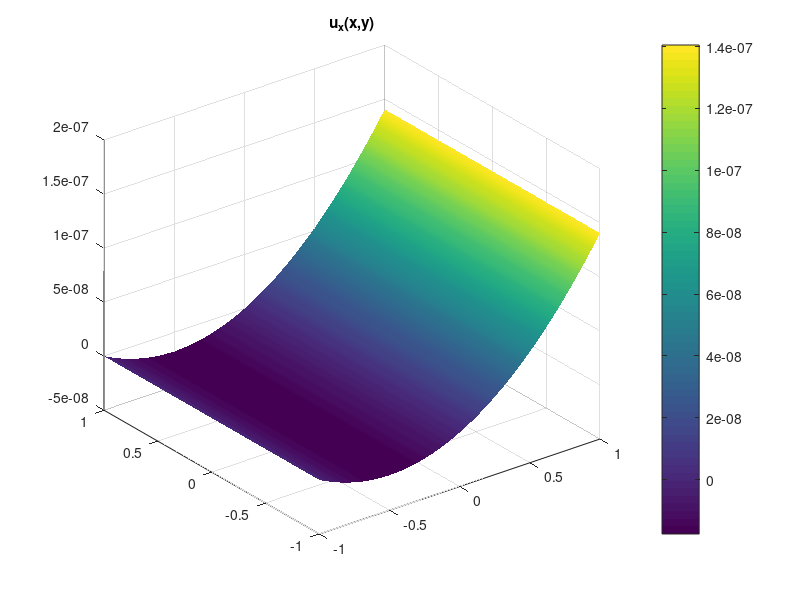
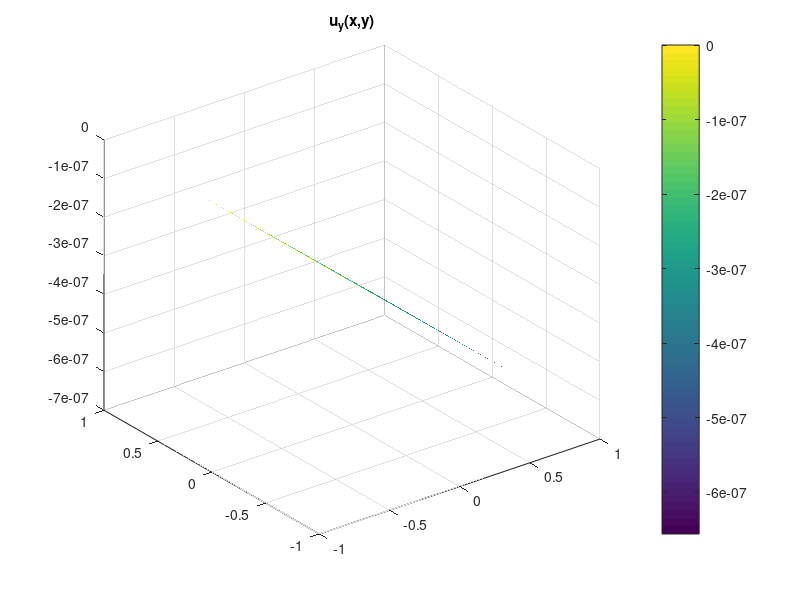
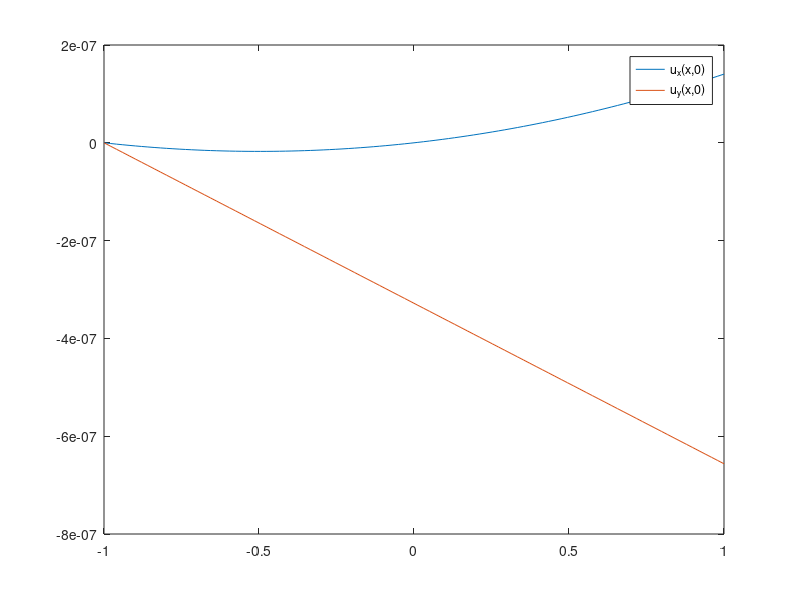

Write the MATLAB code that produced these figures, in order.
function [ux_N, uy_N] = q2()
%% Global variables
global E nu alpha beta dg_ijdx dg_ijdy dg_ijdx_gen dg_ijdy_gen

%% Physical problem parameters
E = 1.18e11; % Young's modulus for titanium Ti-6Al-2Nb-1Ta-0.8Mo [N/m^2]
nu = 0.31;   % Poisson's ratio for Titanium Ti-6Al-2Nb-1Ta-0.8Mo
alpha = E/(1-nu^2);
beta = (1-nu)/2;
% syms E nu alpha beta; % uncomment to calculate M analytically

%% Function handles for the bilinear basis functions and their derivatives
% Cell array with function handles for the four g_ij basis functions.
% i,j = 1 corresponds to the - subscript. i,j = 2 to the + subscript.
% E.g. g_ij{2,1} returns the g_+- function handle.
g_ij = {@(x,y) (1+x).*(1+y)./4, @(x,y) (1+x).*(1-y)./4;  % g_--, g_-+
        @(x,y) (1-x).*(1+y)./4, @(x,y) (1-x).*(1-y)./4}; % g_+-, g_++

g_ij_gen = {@(x,y,x0,y0,a,b)  (x-(x0-a))*(y-(y0-b))/(4*a*b), ...
            @(x,y,x0,y0,a,b) -(x-(x0+a))*(y-(y0-b))/(4*a*b);
            @(x,y,x0,y0,a,b) -(x-(x0-a))*(y-(y0+b))/(4*a*b), ...
            @(x,y,x0,y0,a,b)  (x-(x0+a))*(y-(y0+b))/(4*a*b)};
    
% Function handles for the x-derivatives of the basis functions g_ij.
% Note: Returned function handles are still multivariate (x,y) to remain
% compatible with our 2D Gauss-Legendre quadrature function, which
% integrates them over the unit square.
dg_ijdx = {@(x,y)  (1+y)/4, @(x,y)  (1-y)/4;  % dg_--/dx, dg_-+/dx
           @(x,y) -(1+y)/4, @(x,y) -(1-y)/4}; % dg_+-/dx, dg_++/dx
       
dg_ijdx_gen = {@(x,y,x0,y0,a,b)  (y-(y0-b))/(4*a*b), ...
               @(x,y,x0,y0,a,b) -(y-(y0-b))/(4*a*b);
               @(x,y,x0,y0,a,b) -(y-(y0+b))/(4*a*b), ...
               @(x,y,x0,y0,a,b)  (y-(y0+b))/(4*a*b)};

% Function handles for the y-derivatives of the basis functions g_ij.
dg_ijdy = {@(x,y) (1+x)/4, @(x,y) -(1+x)/4;  % dg_--/dy, dg_-+/dy
           @(x,y) (1-x)/4, @(x,y) -(1-x)/4}; % dg_+-/dy, dg_++/dy

dg_ijdy_gen = {@(x,y,x0,y0,a,b)  (x-(x0-a))/(4*a*b), ...
               @(x,y,x0,y0,a,b) -(x-(x0+a))/(4*a*b);
               @(x,y,x0,y0,a,b) -(x-(x0-a))/(4*a*b), ...
               @(x,y,x0,y0,a,b)  (x-(x0+a))/(4*a*b)};
       
%% Problem 2(a): single element (unit square) beam under stress
% Element parameters
x0 = 0; y0 = 0;
a = 1; b = 1;

% Build M matrix block by block.
M = zeros(8,8);
% M = sym('M', [8 8]);  % uncomment to calculate M analytically
for gamma=1:4
    for delta=1:4
        M(2*gamma-1:2*gamma, 2*delta-1:2*delta) = B(gamma, delta, x0, y0, a, b);
    end
end

% Build right hand side vector containing the forces.
F_delta = 8e4; % [N/m^2]

b = zeros(8,1);
g_11 = g_ij{1,1};
b(2) = -F_delta * g_11(1,0);
g_12 = g_ij{1,2};
b(4) = -F_delta * g_12(1,0);
g_21 = g_ij{2,1};
b(6) = -F_delta * g_21(1,0);
g_22 = g_ij{2,2};
b(8) = -F_delta * g_22(1,0);

% Imposing that u_x = 0 and u_y = 0 for x=-1, -1<=y<=1 is equivalent to imposing
% that a_+-, a_++, b+-, and b_++ all equal zero. So we are just interested in
% solving the top left 4x4 system of linear equations.
M2a = M(1:4,1:4);
b2a = b(1:4);
a2a = M2a \ b2a;

% Calculate and plot deflection fields from the a_ij, b_ij coefficients.
ux = @(x,y) a2a(1).*g_ij{1,1}(x,y) + a2a(3).*g_ij{1,2}(x,y);
uy = @(x,y) a2a(2).*g_ij{1,1}(x,y) + a2a(4).*g_ij{1,2}(x,y);
x = repmat(linspace(-1,1,100),[100,1]);
y = repmat(linspace(-1,1,100),[100,1]);
ux_xy = ux(x,y);
uy_xy = uy(x,y);

figure;
surf(x, y', ux_xy); shading interp; colorbar; title('u_x(x,y)');

figure;
surf(x, y', uy_xy); shading interp; colorbar; title('u_y(x,y)');

figure;
plot(x(end/2,:), ux_xy(end/2,:)', x(end/2,:), uy_xy(end/2,:)');
legend('u_x(x,0)', 'u_y(x,0)');

%% Problem 2(b): rectangular beam (composed of N elements) under stress
N = 10;

M2b = zeros(4*(N+1), 4*(N+1));
for n=1:N
    x0 = 2*n-1; y0 = 0;
    a = 1; b = 1;
    
    M2 = zeros(8,8);
    for gamma=1:4
        for delta=1:4
            M2(2*gamma-1:2*gamma, 2*delta-1:2*delta) = B(gamma, delta, x0, y0, a, b);
        end
    end
    
    M2b(4*n-3:4*n+4, 4*n-3:4*n+4) = fliplr(flipud(M2));
end

b2b = zeros(4*N+4,1);
% b2b(end) = -F_delta * g_11(1,0);
% b2b(end-2) = -F_delta * g_12(1,0);
% b2b(end-4) = -F_delta * g_21(1,0);
% b2b(end-6) = -F_delta * g_22(1,0);

b2b(end-6) = -F_delta * g_11(1,0);
b2b(end-4) = -F_delta * g_12(1,0);
b2b(end-2) = -F_delta * g_21(1,0);
b2b(end) = -F_delta * g_22(1,0);

a2b = zeros(4*N+4,1);
a2b(5:end) = M2b(5:end, 5:end) \ b2b(5:end);

ux_N = [];
uy_N = [];

for n=1:N
    a_n = a2b(4*n-3:4*n+4);
    aij = a_n(1:2:7);
    bij = a_n(2:2:8);
 
    x0 = 2*n-1; y0 = 0;
    a = 1; b = 1;
    ux = @(x,y) aij(4).*g_ij_gen{1,1}(x,y,x0,y0,a,b) ...
              + aij(3).*g_ij_gen{1,2}(x,y,x0,y0,a,b) ...
              + aij(2).*g_ij_gen{2,1}(x,y,x0,y0,a,b) ...
              + aij(1).*g_ij_gen{2,2}(x,y,x0,y0,a,b);
    uy = @(x,y) bij(4).*g_ij_gen{1,1}(x,y,x0,y0,a,b) ...
              + bij(3).*g_ij_gen{1,2}(x,y,x0,y0,a,b) ...
              + bij(2).*g_ij_gen{2,1}(x,y,x0,y0,a,b) ...
              + bij(1).*g_ij_gen{2,2}(x,y,x0,y0,a,b);
    
    x = repmat(linspace(2*n,2*n+2,100), [100,1]);
    y = repmat(linspace(-1,1,100), [100,1]);
    
    ux_N = [ux_N; ux(x,y)];
    uy_N = [uy_N; uy(x,y)];
end
end

%% Gauss-Legendre quadrature integration
function integral = gauss_legendre_quadrature_2D(f, x1, x2, y1, y2)
% Integrate the function f(x,y) over the domain [x1,x2]x[y1,y2] using
% Gaussian quadrature with a unit weighing function \omega(x,y)=1 so the
% associated polynomials are the Legendre polynomials and thus the method
% is known as Gauss-Legendre quadrature with two quadrature points for each
% spatial dimension as we only need to integrate bilinear functions.
    scaled_f = @(x,y) f((x2-x1)*x/2 + (x1+x2)/2, (y2-y1)*y/2 + (y1+y2)/2);
    integral = (x2-x1)*(y2-y1)/4 * ...
               ( scaled_f(-1/sqrt(3), -1/sqrt(3)) ...
               + scaled_f(-1/sqrt(3), 1/sqrt(3)) ...
               + scaled_f(1/sqrt(3), -1/sqrt(3)) ...
               + f(1/sqrt(3), 1/sqrt(3)) );
end

%% Interface for looking up derivatives of the bilinear basis functions.
function dg = dg(i,j,m)
% Returns the function handle corresponding to the m derivative of the g_ij
% basis function, that is dg_ij/dx_m. i,j can take on the values {1,2} where 1
% corresponds to the - subscript, 2 to the + subscript. m can take on the string
% values {'x','y'}.

    assert(i==1 || i==2, 'Invalid value for i, not 1 (-) or 2 (+)!')
    assert(j==1 || j==2, 'Invalid value for j, not 1 (-) or 2 (+)!')
    assert(m=='x' || m=='y', 'Invalid value for m, not ''x'' or ''y''!')

    global dg_ijdx_gen dg_ijdy_gen

    if m == 'x'
        dg = dg_ijdx_gen{i,j};
    elseif m == 'y'
        dg = dg_ijdy_gen{i,j};
    end
end

%% Implementation of the rank-6 G_ijkl^mn tensor-like symbol.
function G = G(i,j,k,l,m,n,x0,y0,a,b)
    global alpha
    assert(i==1 || i==2, 'Invalid value for i, not 1 (-) or 2 (+)!')
    assert(j==1 || j==2, 'Invalid value for j, not 1 (-) or 2 (+)!')
    assert(k==1 || k==2, 'Invalid value for k, not 1 (-) or 2 (+)!')
    assert(l==1 || l==2, 'Invalid value for l, not 1 (-) or 2 (+)!')
    assert(m=='x' || m=='y', 'Invalid value for m, not ''x'' or ''y''!')
    assert(n=='x' || n=='y', 'Invalid value for m, not ''x'' or ''y''!')

    dg1 = dg(i,j,m);
    dg2 = dg(k,l,n);
    integrand = @(x,y) alpha*dg1(x,y,x0,y0,a,b)*dg2(x,y,x0,y0,a,b);
    G = gauss_legendre_quadrature_2D(integrand, x0-a, x0+a, y0-b, y0+b);
end

%% Generates and returns the 2x2 block matrices B_gamma,delta.
function B = B(gamma, delta,x0,y0,a,b)
    global nu beta

    four2two = {[1,1], [1,2], [2,1], [2,2]};
    [i,j] = deal(four2two{gamma}(1), four2two{gamma}(2));
    [k,l] = deal(four2two{delta}(1), four2two{delta}(2));
    
    G2 = @(i,j,k,l,m,n) G(i,j,k,l,m,n,x0,y0,a,b);

    B_11 = G2(i,j,k,l,'x','x') + beta*G2(i,j,k,l,'y','y');
    B_12 = nu*G2(i,j,k,l,'x','y') + beta*G2(i,j,k,l,'y','x');
    B_21 = beta*G2(i,j,k,l,'x','y') + nu*G2(i,j,k,l,'y','x');
    B_22 = beta*G2(i,j,k,l,'x','x') + G2(i,j,k,l,'y','y');

    B = [B_11, B_12; B_21, B_22];
end